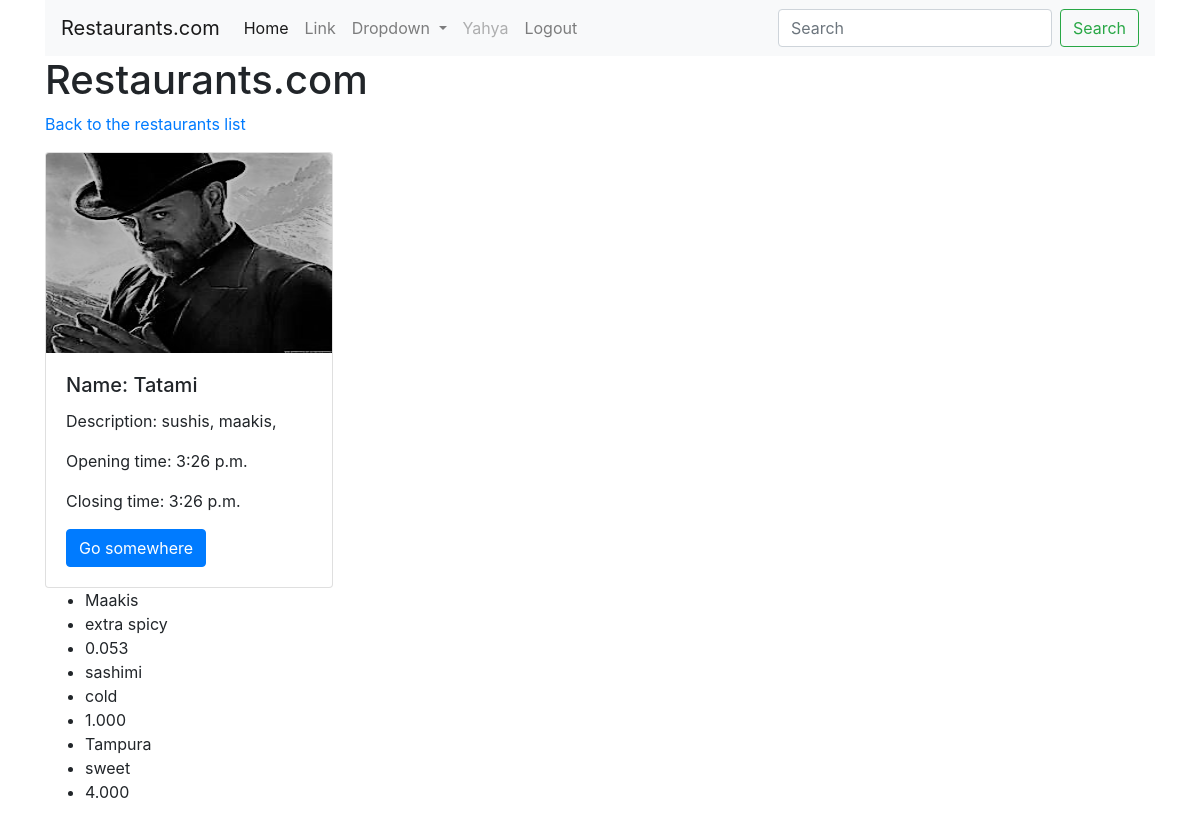
/restaurant_detail/13/ (signed in), run on the app's committed database.
### restaurants/models.py (models this page shows, shortened)
class Restaurant(models.Model):
	name = models.CharField(max_length=255)
	description = models.TextField()
	image = models.ImageField(null=True)
	opening_time = models.TimeField(auto_now_add=True)
	closing_time = models.TimeField(auto_now_add=True)
	img_url = models.URLField()
	publish_date = models.DateField(null=True)
	owner = models.ForeignKey(User, default=1, on_delete=models.CASCADE)

class Item(models.Model):
	name = models.CharField(max_length=225)
	description = models.TextField()
	price = models.DecimalField(max_digits=6, decimal_places=3)
	restaurant = models.ForeignKey(Restaurant, on_delete=models.CASCADE)

### restaurants/views.py (the view)
# urls.py: path('restaurant_detail/<int:restaurant_id>/', views.detail, name="restaurant_detail"),
def detail(request, restaurant_id):
	restaurant_obj = Restaurant.objects.get(id=restaurant_id)
	items = Item.objects.filter(restaurant=restaurant_obj)
	context = {
	"restaurant_detail": restaurant_obj,
	"items": items
	}
	return render(request, 'restaurant_detail.html', context)

### restaurants/templates/restaurant_detail.html (shortened to what this page needs)
{% extends "base.html" %}
{% block stuff %}
	<a href="{% url 'restaurants_list' %}">
	<p>
		Back to the restaurants list
	</p>
	</a>
	<div class="card" style="width: 18rem;">
			{% if restaurant_detail.image %}
				<img height="200px" width="200px" class="card-img-top" src="{{restaurant_detail.image.url}}" alt="Card image cap">
			{% endif %}
  	<div class="card-body">
    <h5 class="card-title">Name: {{restaurant_detail.name}}</h5>
    <p class="card-text">Description: {{restaurant_detail.description}}</p>
    <p class="card-text">Opening time: {{restaurant_detail.opening_time}}</p>
    <p class="card-text">Closing time: {{restaurant_detail.closing_time}}</p>
    <a href="#" class="btn btn-primary">Go somewhere</a>
  	</div>
	</div>
	<ul>
		{% for item in items %}
		<li>{{item.name}}</li>
		<li>{{item.description}}</li>
		<li>{{item.price}}</li>
		{% endfor %}
	</ul>
{% endblock stuff %}

### restaurants/templates/base.html (shortened to what this page needs)
<!doctype html>
{% load static %}
<html lang="en">
  <head>
    <link rel="stylesheet" href="https://maxcdn.bootstrapcdn.com/bootstrap/4.0.0/css/bootstrap.min.css">
    <link rel="stylesheet" href="{% static 'style.css' %}">
    <div class="container">
  </head>
  <body>
<nav class="navbar navbar-expand-lg navbar-light bg-light">
  <a class="navbar-brand" href="{% url 'restaurants_list' %}">Restaurants.com</a>
  <div class="collapse navbar-collapse" id="navbarSupportedContent">
    <ul class="navbar-nav mr-auto">
      <li class="nav-item active">
        <a class="nav-link" href="#">Home <span class="sr-only">(current)</span></a>
      </li>
      <li class="nav-item">
        <a class="nav-link" href="#">Link</a>
      </li>
      <li class="nav-item dropdown">
        <a class="nav-link dropdown-toggle" href="#" id="navbarDropdown" role="button" data-toggle="dropdown" aria-haspopup="true" aria-expanded="false">
          Dropdown
        </a>
      </li>
      {% if request.user.is_authenticated %}
      <li class="nav-item">
        <a class="nav-link disabled" href="#">{{request.user}}</a>
      </li>
      <li class="nav-item">
        <a class="nav-link" href="{% url 'logout' %}">Logout</a>
      </li>
      {% endif %}
    </ul>
    <form class="form-inline my-2 my-lg-0">
      <input class="form-control mr-sm-2" type="search" placeholder="Search" aria-label="Search">
      <button class="btn btn-outline-success my-2 my-sm-0" type="submit">Search</button>
    </form>
  </div>
</nav>
    <h1>Restaurants.com</h1>
    {% block stuff %}
    {% endblock stuff %}
  </body>
</html>

### data on the page
Restaurant: image (picture), name "Tatami", description "sushis, maakis,", opening_time "3:26 p.m.", closing_time "3:26 p.m."
Item: name "Maakis", description "extra spicy", price "0.053"
Item: name "sashimi", description "cold", price "1.000"
Item: name "Tampura", description "sweet", price "4.000"

### other printed values
{{ request.user }} "Yahya"
